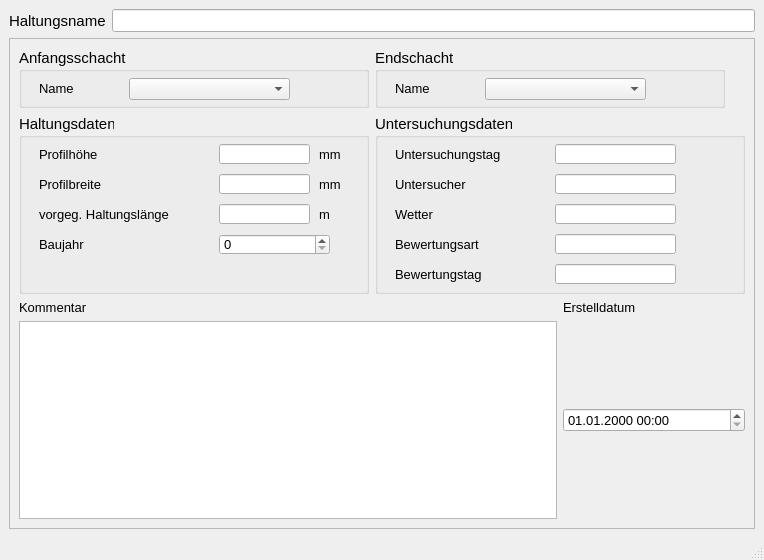
<?xml version="1.0" encoding="UTF-8"?>
<ui version="4.0">
 <class>MainWindow</class>
 <widget class="QMainWindow" name="MainWindow">
  <property name="geometry">
   <rect>
    <x>0</x>
    <y>0</y>
    <width>764</width>
    <height>560</height>
   </rect>
  </property>
  <property name="sizePolicy">
   <sizepolicy hsizetype="Preferred" vsizetype="Preferred">
    <horstretch>0</horstretch>
    <verstretch>0</verstretch>
   </sizepolicy>
  </property>
  <property name="minimumSize">
   <size>
    <width>620</width>
    <height>430</height>
   </size>
  </property>
  <property name="baseSize">
   <size>
    <width>0</width>
    <height>0</height>
   </size>
  </property>
  <property name="font">
   <font>
    <family>Tahoma</family>
    <pointsize>10</pointsize>
   </font>
  </property>
  <property name="windowTitle">
   <string>MainWindow</string>
  </property>
  <widget class="QWidget" name="centralwidget">
   <layout class="QVBoxLayout" name="verticalLayout">
    <item>
     <layout class="QHBoxLayout" name="horizontalLayout_3">
      <item>
       <widget class="QLabel" name="label">
        <property name="font">
         <font>
          <family>Tahoma</family>
          <pointsize>11</pointsize>
         </font>
        </property>
        <property name="text">
         <string>Haltungsname</string>
        </property>
       </widget>
      </item>
      <item>
       <widget class="QLineEdit" name="haltnam">
        <property name="font">
         <font>
          <family>Tahoma</family>
          <pointsize>10</pointsize>
         </font>
        </property>
        <property name="toolTip">
         <string>&lt;html&gt;&lt;head/&gt;&lt;body&gt;&lt;p&gt;Eindeutiger Haltungsname&lt;/p&gt;&lt;/body&gt;&lt;/html&gt;</string>
        </property>
        <property name="statusTip">
         <string>Eindeutiger Haltungsname</string>
        </property>
       </widget>
      </item>
     </layout>
    </item>
    <item>
     <widget class="QScrollArea" name="scrollArea">
      <property name="widgetResizable">
       <bool>true</bool>
      </property>
      <widget class="QWidget" name="scrollAreaWidgetContents">
       <property name="geometry">
        <rect>
         <x>0</x>
         <y>0</y>
         <width>740</width>
         <height>447</height>
        </rect>
       </property>
       <layout class="QGridLayout" name="gridLayout">
        <item row="0" column="0">
         <widget class="QGroupBox" name="groupBox">
          <property name="minimumSize">
           <size>
            <width>350</width>
            <height>60</height>
           </size>
          </property>
          <property name="maximumSize">
           <size>
            <width>150</width>
            <height>16777215</height>
           </size>
          </property>
          <property name="font">
           <font>
            <family>Tahoma</family>
            <pointsize>11</pointsize>
           </font>
          </property>
          <property name="title">
           <string>Anfangsschacht</string>
          </property>
          <widget class="QLabel" name="label_3">
           <property name="geometry">
            <rect>
             <x>20</x>
             <y>30</y>
             <width>91</width>
             <height>21</height>
            </rect>
           </property>
           <property name="font">
            <font>
             <family>Tahoma</family>
             <pointsize>10</pointsize>
            </font>
           </property>
           <property name="text">
            <string>Name</string>
           </property>
          </widget>
          <widget class="QComboBox" name="schoben">
           <property name="geometry">
            <rect>
             <x>110</x>
             <y>30</y>
             <width>161</width>
             <height>22</height>
            </rect>
           </property>
           <property name="font">
            <font>
             <family>Tahoma</family>
             <pointsize>10</pointsize>
            </font>
           </property>
           <property name="toolTip">
            <string>&lt;html&gt;&lt;head/&gt;&lt;body&gt;&lt;p&gt;Name des oberen Schachts&lt;/p&gt;&lt;/body&gt;&lt;/html&gt;</string>
           </property>
           <property name="statusTip">
            <string>Name des oberen Schachts</string>
           </property>
          </widget>
         </widget>
        </item>
        <item row="0" column="1" colspan="2">
         <widget class="QGroupBox" name="groupBox_3">
          <property name="minimumSize">
           <size>
            <width>350</width>
            <height>60</height>
           </size>
          </property>
          <property name="maximumSize">
           <size>
            <width>80</width>
            <height>16777205</height>
           </size>
          </property>
          <property name="font">
           <font>
            <family>Tahoma</family>
            <pointsize>11</pointsize>
           </font>
          </property>
          <property name="title">
           <string>Endschacht</string>
          </property>
          <widget class="QLabel" name="label_9">
           <property name="geometry">
            <rect>
             <x>20</x>
             <y>30</y>
             <width>71</width>
             <height>21</height>
            </rect>
           </property>
           <property name="font">
            <font>
             <family>Tahoma</family>
             <pointsize>10</pointsize>
            </font>
           </property>
           <property name="text">
            <string>Name</string>
           </property>
          </widget>
          <widget class="QComboBox" name="schunten">
           <property name="geometry">
            <rect>
             <x>110</x>
             <y>30</y>
             <width>161</width>
             <height>22</height>
            </rect>
           </property>
           <property name="font">
            <font>
             <family>Tahoma</family>
             <pointsize>10</pointsize>
            </font>
           </property>
           <property name="toolTip">
            <string>&lt;html&gt;&lt;head/&gt;&lt;body&gt;&lt;p&gt;Name des unteren Schachts&lt;/p&gt;&lt;/body&gt;&lt;/html&gt;</string>
           </property>
           <property name="statusTip">
            <string>Name des unteren Schachts</string>
           </property>
          </widget>
         </widget>
        </item>
        <item row="1" column="0">
         <widget class="QGroupBox" name="groupBox_2">
          <property name="minimumSize">
           <size>
            <width>150</width>
            <height>180</height>
           </size>
          </property>
          <property name="font">
           <font>
            <family>Tahoma</family>
            <pointsize>11</pointsize>
           </font>
          </property>
          <property name="title">
           <string>Haltungsdaten</string>
          </property>
          <widget class="QLabel" name="label_7">
           <property name="geometry">
            <rect>
             <x>20</x>
             <y>60</y>
             <width>101</width>
             <height>21</height>
            </rect>
           </property>
           <property name="font">
            <font>
             <family>Tahoma</family>
             <pointsize>10</pointsize>
            </font>
           </property>
           <property name="text">
            <string>Profilbreite</string>
           </property>
          </widget>
          <widget class="QLabel" name="label_20">
           <property name="geometry">
            <rect>
             <x>300</x>
             <y>60</y>
             <width>31</width>
             <height>21</height>
            </rect>
           </property>
           <property name="font">
            <font>
             <family>Tahoma</family>
             <pointsize>10</pointsize>
            </font>
           </property>
           <property name="text">
            <string>mm</string>
           </property>
          </widget>
          <widget class="QLabel" name="label_21">
           <property name="geometry">
            <rect>
             <x>300</x>
             <y>90</y>
             <width>31</width>
             <height>21</height>
            </rect>
           </property>
           <property name="font">
            <font>
             <family>Tahoma</family>
             <pointsize>10</pointsize>
            </font>
           </property>
           <property name="text">
            <string>m </string>
           </property>
          </widget>
          <widget class="QLineEdit" name="laenge">
           <property name="geometry">
            <rect>
             <x>200</x>
             <y>90</y>
             <width>91</width>
             <height>20</height>
            </rect>
           </property>
           <property name="font">
            <font>
             <family>Tahoma</family>
             <pointsize>10</pointsize>
            </font>
           </property>
           <property name="toolTip">
            <string>&lt;html&gt;&lt;head/&gt;&lt;body&gt;&lt;p&gt;&lt;span style=&quot; font-size:10pt;&quot;&gt;vorgegebene Haltungslänge, falls diese nicht automatisch berechnet werden soll&lt;/span&gt;&lt;/p&gt;&lt;/body&gt;&lt;/html&gt;</string>
           </property>
           <property name="statusTip">
            <string>vorgegebene Haltungslänge, falls diese nicht automatisch berechnet werden soll</string>
           </property>
          </widget>
          <widget class="QLabel" name="label_17">
           <property name="geometry">
            <rect>
             <x>20</x>
             <y>90</y>
             <width>171</width>
             <height>21</height>
            </rect>
           </property>
           <property name="font">
            <font>
             <family>Tahoma</family>
             <pointsize>10</pointsize>
            </font>
           </property>
           <property name="text">
            <string>vorgeg. Haltungslänge</string>
           </property>
          </widget>
          <widget class="QLineEdit" name="hoehe">
           <property name="geometry">
            <rect>
             <x>200</x>
             <y>30</y>
             <width>91</width>
             <height>20</height>
            </rect>
           </property>
           <property name="font">
            <font>
             <family>Tahoma</family>
             <pointsize>10</pointsize>
            </font>
           </property>
           <property name="toolTip">
            <string>&lt;html&gt;&lt;head/&gt;&lt;body&gt;&lt;p&gt;Bedeutung hängt vom Profiltyp ab&lt;/p&gt;&lt;/body&gt;&lt;/html&gt;</string>
           </property>
           <property name="statusTip">
            <string>Bedeutung hängt vom Profiltyp ab</string>
           </property>
          </widget>
          <widget class="QLabel" name="label_16">
           <property name="geometry">
            <rect>
             <x>300</x>
             <y>30</y>
             <width>31</width>
             <height>21</height>
            </rect>
           </property>
           <property name="font">
            <font>
             <family>Tahoma</family>
             <pointsize>10</pointsize>
            </font>
           </property>
           <property name="text">
            <string>mm</string>
           </property>
          </widget>
          <widget class="QLineEdit" name="breite">
           <property name="geometry">
            <rect>
             <x>200</x>
             <y>60</y>
             <width>91</width>
             <height>20</height>
            </rect>
           </property>
           <property name="font">
            <font>
             <family>Tahoma</family>
             <pointsize>10</pointsize>
            </font>
           </property>
           <property name="toolTip">
            <string>&lt;html&gt;&lt;head/&gt;&lt;body&gt;&lt;p&gt;Bedeutung hängt vom Profiltyp ab&lt;/p&gt;&lt;/body&gt;&lt;/html&gt;</string>
           </property>
           <property name="statusTip">
            <string>Bedeutung hängt vom Profiltyp ab</string>
           </property>
          </widget>
          <widget class="QLabel" name="label_6">
           <property name="geometry">
            <rect>
             <x>20</x>
             <y>30</y>
             <width>101</width>
             <height>21</height>
            </rect>
           </property>
           <property name="font">
            <font>
             <family>Tahoma</family>
             <pointsize>10</pointsize>
            </font>
           </property>
           <property name="text">
            <string>Profilhöhe</string>
           </property>
          </widget>
          <widget class="QLabel" name="label_60">
           <property name="geometry">
            <rect>
             <x>20</x>
             <y>120</y>
             <width>151</width>
             <height>21</height>
            </rect>
           </property>
           <property name="font">
            <font>
             <family>Tahoma</family>
             <pointsize>10</pointsize>
            </font>
           </property>
           <property name="text">
            <string>Baujahr</string>
           </property>
          </widget>
          <widget class="QSpinBox" name="baujahr">
           <property name="geometry">
            <rect>
             <x>200</x>
             <y>120</y>
             <width>111</width>
             <height>21</height>
            </rect>
           </property>
           <property name="font">
            <font>
             <family>Tahoma</family>
             <pointsize>10</pointsize>
            </font>
           </property>
          </widget>
         </widget>
        </item>
        <item row="1" column="1" colspan="2">
         <widget class="QGroupBox" name="groupBox_4">
          <property name="font">
           <font>
            <family>Tahoma</family>
            <pointsize>11</pointsize>
           </font>
          </property>
          <property name="title">
           <string>Untersuchungsdaten</string>
          </property>
          <widget class="QLabel" name="label_61">
           <property name="geometry">
            <rect>
             <x>20</x>
             <y>30</y>
             <width>151</width>
             <height>21</height>
            </rect>
           </property>
           <property name="font">
            <font>
             <family>Tahoma</family>
             <pointsize>10</pointsize>
            </font>
           </property>
           <property name="text">
            <string>Untersuchungstag</string>
           </property>
          </widget>
          <widget class="QLineEdit" name="untersuchtag">
           <property name="geometry">
            <rect>
             <x>180</x>
             <y>30</y>
             <width>121</width>
             <height>20</height>
            </rect>
           </property>
           <property name="font">
            <font>
             <family>Tahoma</family>
             <pointsize>10</pointsize>
            </font>
           </property>
          </widget>
          <widget class="QLabel" name="label_62">
           <property name="geometry">
            <rect>
             <x>20</x>
             <y>60</y>
             <width>151</width>
             <height>21</height>
            </rect>
           </property>
           <property name="font">
            <font>
             <family>Tahoma</family>
             <pointsize>10</pointsize>
            </font>
           </property>
           <property name="text">
            <string>Untersucher</string>
           </property>
          </widget>
          <widget class="QLineEdit" name="untersucher">
           <property name="geometry">
            <rect>
             <x>180</x>
             <y>60</y>
             <width>121</width>
             <height>20</height>
            </rect>
           </property>
           <property name="font">
            <font>
             <family>Tahoma</family>
             <pointsize>10</pointsize>
            </font>
           </property>
          </widget>
          <widget class="QLabel" name="label_63">
           <property name="geometry">
            <rect>
             <x>20</x>
             <y>90</y>
             <width>151</width>
             <height>21</height>
            </rect>
           </property>
           <property name="font">
            <font>
             <family>Tahoma</family>
             <pointsize>10</pointsize>
            </font>
           </property>
           <property name="text">
            <string>Wetter</string>
           </property>
          </widget>
          <widget class="QLineEdit" name="wetter">
           <property name="geometry">
            <rect>
             <x>180</x>
             <y>90</y>
             <width>121</width>
             <height>20</height>
            </rect>
           </property>
           <property name="font">
            <font>
             <family>Tahoma</family>
             <pointsize>10</pointsize>
            </font>
           </property>
          </widget>
          <widget class="QLabel" name="label_64">
           <property name="geometry">
            <rect>
             <x>20</x>
             <y>120</y>
             <width>151</width>
             <height>21</height>
            </rect>
           </property>
           <property name="font">
            <font>
             <family>Tahoma</family>
             <pointsize>10</pointsize>
            </font>
           </property>
           <property name="text">
            <string>Bewertungsart</string>
           </property>
          </widget>
          <widget class="QLineEdit" name="bewertungsart">
           <property name="geometry">
            <rect>
             <x>180</x>
             <y>120</y>
             <width>121</width>
             <height>20</height>
            </rect>
           </property>
           <property name="font">
            <font>
             <family>Tahoma</family>
             <pointsize>10</pointsize>
            </font>
           </property>
          </widget>
          <widget class="QLabel" name="label_65">
           <property name="geometry">
            <rect>
             <x>20</x>
             <y>150</y>
             <width>151</width>
             <height>21</height>
            </rect>
           </property>
           <property name="font">
            <font>
             <family>Tahoma</family>
             <pointsize>10</pointsize>
            </font>
           </property>
           <property name="text">
            <string>Bewertungstag</string>
           </property>
          </widget>
          <widget class="QLineEdit" name="bewertungstag">
           <property name="geometry">
            <rect>
             <x>180</x>
             <y>150</y>
             <width>121</width>
             <height>20</height>
            </rect>
           </property>
           <property name="font">
            <font>
             <family>Tahoma</family>
             <pointsize>10</pointsize>
            </font>
           </property>
          </widget>
         </widget>
        </item>
        <item row="2" column="0">
         <widget class="QLabel" name="label_22">
          <property name="font">
           <font>
            <family>Tahoma</family>
            <pointsize>10</pointsize>
           </font>
          </property>
          <property name="text">
           <string>Kommentar</string>
          </property>
         </widget>
        </item>
        <item row="2" column="2">
         <widget class="QLabel" name="label_71">
          <property name="text">
           <string>Erstelldatum</string>
          </property>
         </widget>
        </item>
        <item row="3" column="0" colspan="2">
         <widget class="QTextEdit" name="kommentar">
          <property name="font">
           <font>
            <family>Tahoma</family>
            <pointsize>10</pointsize>
           </font>
          </property>
          <property name="toolTip">
           <string>&lt;html&gt;&lt;head/&gt;&lt;body&gt;&lt;p&gt;Platz für zusätzliche Kommentare.&lt;/p&gt;&lt;/body&gt;&lt;/html&gt;</string>
          </property>
          <property name="statusTip">
           <string>Platz für zusätzliche Kommentare.</string>
          </property>
         </widget>
        </item>
        <item row="3" column="2">
         <widget class="QgsDateTimeEdit" name="createdat">
          <property name="font">
           <font>
            <family>Tahoma</family>
            <pointsize>10</pointsize>
           </font>
          </property>
          <property name="currentSection">
           <enum>QDateTimeEdit::DaySection</enum>
          </property>
          <property name="displayFormat">
           <string>dd.MM.yyyy HH:mm</string>
          </property>
         </widget>
        </item>
       </layout>
      </widget>
     </widget>
    </item>
   </layout>
  </widget>
  <widget class="QMenuBar" name="menubar">
   <property name="geometry">
    <rect>
     <x>0</x>
     <y>0</y>
     <width>764</width>
     <height>27</height>
    </rect>
   </property>
  </widget>
  <widget class="QStatusBar" name="statusbar"/>
 </widget>
 <customwidgets>
  <customwidget>
   <class>QgsDateTimeEdit</class>
   <extends>QDateTimeEdit</extends>
   <header>qgsdatetimeedit.h</header>
  </customwidget>
 </customwidgets>
 <tabstops>
  <tabstop>haltnam</tabstop>
  <tabstop>schoben</tabstop>
  <tabstop>schunten</tabstop>
  <tabstop>hoehe</tabstop>
  <tabstop>breite</tabstop>
  <tabstop>laenge</tabstop>
  <tabstop>createdat</tabstop>
  <tabstop>kommentar</tabstop>
 </tabstops>
 <resources/>
 <connections/>
</ui>
